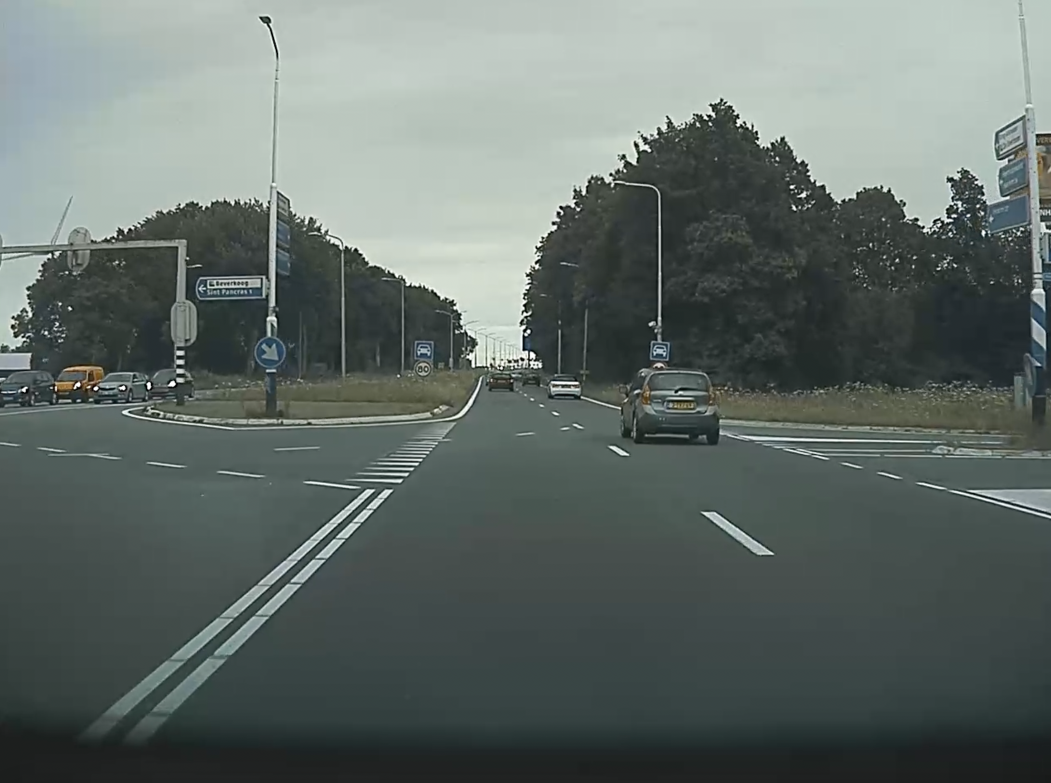
//> input picture images/road1.png, 2102 x 1566 px (shown at 1/2 size)
$ ./image images/road1.png   (built with g++ and OpenCV 4)
//> lines starting //> are read from the running program, lines starting //| are printed output that depends on the picture; after the words box and inside, x2 and y2 are one past the last pixel; in counts of white or black regions, pixels touching at a corner belong together
### src/include/regression.h
/*
 * regression.h
 *
 * Created on: 11 July 2022
 * Author: EtoileScintillante
 */

#ifndef __REGRESSION__
#define __REGRESSION__

#include <vector>
#include <numeric>
#include <opencv2/opencv.hpp>

/**
 * @brief Multiplies two vectors and then calculates the sum of the multiplied values.
 * vector a and b must be the same size.
 * This function helps with the calculation of the cross-deviation and deviation about x.
 *
 * @param A vector<T>
 * @param B vector<T>
 * @see estimateCoefficients
 * @return sum
 */
template <typename T, typename X>
X multiplyAndSum(std::vector<T> A, std::vector<T> B)
{
    X sum;
    std::vector<T> temp;
    for (int i = 0; i < A.size(); i++)
    {
        temp.push_back(A[i]*B[i]);
    }
    sum = std::accumulate(temp.begin(), temp.end(), 0.0);

    return sum;
}

/**
 * @brief Calculates the coefficients (slope and intercept) of the best fitting line
 * given independent and dependent values.
 *
 * @param A vector<T> (independent variables)
 * @param B vector<T> (dependent values)
 * @return vector<X> where first element is the slope (b1), second element is intercept (b0)
 */
template <typename T, typename X>
std::vector< X > estimateCoefficients(std::vector<T> A, std::vector<T> B)
{
    // Sample size
    int N = A.size();

    // Calculate mean of X and Y
    X meanA= std::accumulate(A.begin(), A.end(), 0.0) / A.size();
    X meanB = std::accumulate(B.begin(), B.end(), 0.0) / B.size();

    // Calculating cross-deviation and deviation about x
    X SSxy = multiplyAndSum<T, T>(A, B) - (N * meanA * meanB);
    X SSxx = multiplyAndSum<T, T>(A, A) - (N * meanA * meanA);

    // Calculating regression coefficients
    X slopeB1 = SSxy / SSxx;
    X interceptB0 = meanB - (slopeB1 * meanA);

    // Return vector, insert slope first and then intercept
    std::vector< X > coef;
    coef.push_back(slopeB1);
    coef.push_back(interceptB0);
    return coef;
}

#endif /*__REGRESSION__*/

### src/lane-detection.cpp
#include "lane-detection.h"

Mat applyGrayscale(Mat source)
{
    Mat dst;
    cvtColor(source, dst, COLOR_BGR2GRAY);

    return dst;
}

Mat applyGaussianBlur(Mat source)
{
    Mat dst;
    GaussianBlur(source, dst, Size(3, 3), 0);

    return dst;
}

Mat applyCanny(Mat source)
{
    Mat dst;
    Canny(source, dst, 50, 150);

    return dst;
}

Mat filterColors(Mat source, bool isDayTime)
{
    Mat hsv, whiteMask, whiteImage, yellowMask, yellowImage, whiteYellow;

    // White mask
    std::vector< int > lowerWhite = {130, 130, 130};
    std::vector< int > upperWhite = {255, 255, 255};
    inRange(source, lowerWhite, upperWhite, whiteMask);
    bitwise_and(source, source, whiteImage, whiteMask);

    // Yellow mask
    cvtColor(source, hsv, COLOR_BGR2HSV);
    std::vector< int > lowerYellow = {20, 100, 110};
    std::vector< int > upperYellow = {30, 180, 240};
    inRange(hsv, lowerYellow, upperYellow, yellowMask);
    bitwise_and(source, source, yellowImage, yellowMask);

    // Blend yellow and white together
    addWeighted(whiteImage, 1., yellowImage, 1., 0., whiteYellow);

    // Add gray filter if image is not taken during the day
    if (isDayTime == false)
    {
        // Gray mask
        Mat grayMask, grayImage, grayAndWhite, dst;
        std::vector< int > lowerGray = {80, 80, 80};
        std::vector< int > upperGray = {130, 130, 130};
        inRange(source, lowerGray, upperGray, grayMask);
        bitwise_and(source, source, grayImage, grayMask);

        // Blend gray, yellow and white together and return the result
        addWeighted(grayImage, 1., whiteYellow, 1., 0., dst);
        return dst;
    }

    // Return white and yellow mask if image is taken during the day
    return whiteYellow;
}

Mat RegionOfInterest(Mat source)
{
    /* In an ideal situation, the ROI should only contain the road lanes.
    We want to filter out all the other stuff, including things like arrow road markings.
    We try to achieve that by creating two trapezoid masks: one big trapezoid and a smaller one.
    The smaller one goes inside the bigger one. The pixels in the space between them will be kept and all the other pixels
    will be masked. If it goes well, the space between the two trapezoids contains only the lanes. */

    // Parameters big trapezoid
    float trapezoidBottomWidth = 1.0; // Width of bottom edge of trapezoid, expressed as percentage of image width
    float trapezoidTopWidth = 0.07; // Above comment also applies here, but then for the top edge of trapezoid
    float trapezoidHeight = 0.5; // Height of the trapezoid expressed as percentage of image height

    // Parameters small trapezoid
    float smallBottomWidth = 0.45; // This will be added to trapezoidBottomWidth to create a less wide bottom edge
    float smallTopWidth = 0.3; // We multiply the percentage trapoezoidTopWidth with this parameter to create a less wide top edge
    float smallHeight = 1.0; // Height of the small trapezoid expressed as percentage of height of big trapezoid

    // This parameter will make the trapezoids float just above the bottom edge of the image
    float bar = 0.97;

    // Vector which holds all the points of the two trapezoids
    std::vector<Point> pts;

    // Large trapezoid
    pts.push_back(cv::Point((source.cols * (1 - trapezoidBottomWidth)) / 2, source.rows * bar)); // Bottom left
    pts.push_back(cv::Point((source.cols * (1 - trapezoidTopWidth)) / 2, source.rows - source.rows * trapezoidHeight)); // Top left
    pts.push_back(cv::Point(source.cols - (source.cols * (1 - trapezoidTopWidth) ) / 2, source.rows - source.rows * trapezoidHeight)); // Top right
    pts.push_back(cv::Point(source.cols - (source.cols * (1 - trapezoidBottomWidth)) / 2, source.rows * bar)); // Bottom right

    // Small trapezoid
    pts.push_back(cv::Point((source.cols * (1 - trapezoidBottomWidth + smallBottomWidth)) / 2, source.rows * bar)); // Bottom left
    pts.push_back(cv::Point((source.cols * (1 - trapezoidTopWidth * smallTopWidth)) / 2, source.rows - source.rows * trapezoidHeight * smallHeight)); // Top left
    pts.push_back(cv::Point(source.cols - (source.cols * (1 - trapezoidTopWidth * smallTopWidth)) / 2, source.rows - source.rows * trapezoidHeight * smallHeight)); // Top right
    pts.push_back(cv::Point(source.cols - (source.cols * (1 - trapezoidBottomWidth + smallBottomWidth)) / 2, source.rows * bar)); // Bottom right

    // Create the mask
    Mat mask = Mat::zeros(source.size(), source.type());
    fillPoly(mask, pts, Scalar(255,255,255));

    /* And here we basically put the mask over the source image,
    meaning we return an all black image, except for the part where the mask image
    has nonzero pixels: all the pixels in the space between the two trapezoids */
    Mat maskedImage;
    bitwise_and(source, mask, maskedImage);

    return maskedImage;
}

Mat drawLanes(Mat source, std::vector<Vec4i> lines)
{
    // Stop if there are no lines, just return original image without lines
    if (lines.size() == 0)
    {
        return source;
    }

    // Set drawing lanes to true
    bool drawRightLane = true;
    bool drawLeftLane = true;

    // Find lines with a slope higher than the slope threshold
    float slopeThreshold = 0.5;
    std::vector< float > slopes;
    std::vector< Vec4i > goodLines;

    for (int i = 0; i < lines.size(); i++)
    {
        /* Each line is represented by a 4-element vector (x_1, y_1, x_2, y_2),
        where (x_1,y_1) is the line's starting point and (x_2, y_2) is the ending point */
        Vec4i l = lines[i];
        double slope;

        // Calculate slope
        if (l[2] - l[0] == 0) // Avoid division by zero
        {
            slope = 999; // Basically infinte slope
        }
        else
        {
            slope = (l[3] - l[1]) / (l[2] / l[0]);
        }
        if (abs(slope) > 0.5)
        {
            slopes.push_back(slope);
            goodLines.push_back(l);
        }
    }

    /* Split the good lines into two categories: right and left
    The right lines have a positive slope and the left lines have a negative slope */
    std::vector< Vec4i > rightLines;
    std::vector< Vec4i > leftLines;
    int imgCenter = source.cols / 2;

    for (int i = 0; i < slopes.size(); i++)
    {
        if (slopes[i] > 0 && goodLines[i][0] > imgCenter && goodLines[i][2] > imgCenter)
        {
            rightLines.push_back(goodLines[i]);
        }
        if (slopes[i] < 0 && goodLines[i][0] < imgCenter && goodLines[i][2] < imgCenter)
        {
            leftLines.push_back(goodLines[i]);
        }
    }

    /* Now that we've isolated the right lane lines from the left lane lines,
    it is time to form two lane lines out of all the lines we've detected.
    A line is defined as 2 points: a starting point and an ending point.
    So up to this point the right and left lane basically consist of multiple hough lines.
    Our goal at this step is to use linear regression to find the two best fitting lines:
    one through the points at the left side to form the left lane
    and one through the points at the right side to form the right lane */

    // We start with the right side points
    std::vector< int > rightLinesX;
    std::vector< int > rightLinesY;
    double rightB1, rightB0; // Slope and intercept

    for (int i = 0; i < rightLines.size(); i++)
    {
        rightLinesX.push_back(rightLines[i][0]); // X of starting point of line
        rightLinesX.push_back(rightLines[i][2]); // X of ending point of line
        rightLinesY.push_back(rightLines[i][1]); // Y of starting point of line
        rightLinesY.push_back(rightLines[i][3]); // Y of ending point of line
    }

    if (rightLinesX.size() > 0)
    {
        std::vector< double > coefRight = estimateCoefficients<int, double>(rightLinesX, rightLinesY); // y = b1x + b0
        rightB1 = coefRight[0];
        rightB0 = coefRight[1];
    }
    else
    {
        rightB1 = 1;
        rightB0 = 1;
        drawRightLane = false;
    }

    // Now the points at the left side
    std::vector< int > leftLinesX;
    std::vector< int > leftLinesY;
    double leftB1, leftB0; // Slope and intercept

    for (int i = 0; i < leftLines.size(); i++)
    {
        leftLinesX.push_back(leftLines[i][0]); // X of starting point of line
        leftLinesX.push_back(leftLines[i][2]); // X of ending point of line
        leftLinesY.push_back(leftLines[i][1]); // Y of starting point of line
        leftLinesY.push_back(leftLines[i][3]); // Y of ending point of line
    }

    if (leftLinesX.size() > 0)
    {
        std::vector< double > coefLeft = estimateCoefficients<int, double>(leftLinesX, leftLinesY); // y = b1x + b0
        leftB1 = coefLeft[0];
        leftB0 = coefLeft[1];
    }
    else
    {
        leftB1 = 1;
        leftB0 = 1;
        drawLeftLane = false;
    }

    /* Now we need to find the two points for the right and left lane:
    starting points and ending points */

    int y1 = source.rows; // Y coordinate of starting point of both the left and right lane

    /* 0.5 = trapezoidHeight (see RegionOfInterest), we set the y coordinate of the ending point
    below the trapezoid height (0.4) to draw shorter lanes. I think that looks nicer. */

    int y2 = source.rows * (1 - 0.4); // Y coordinate of ending point of both the left and right lane

    // y = b1x + b0 --> x = (y - b0) / b1
    int rightX1 = (y1 - rightB0) / rightB1; // X coordinate of starting point of right lane
    int rightX2 = (y2 - rightB0) / rightB1; // X coordinate of ending point of right lane

    int leftX1 = (y1 - leftB0) / leftB1; // X coordinate of starting point of left lane
    int leftX2 = (y2 - leftB0) / leftB1; // X coordinate of ending point of left lane

    /* If the ending point of the right lane is on the left side of the left lane (or vice versa),
    return source image without drawings, because this should not be happening in real life. */
    if (rightX2 < leftX2 || leftX2 > rightX2)
    {
        return source;
    }

    // Create the mask
    Mat mask = Mat::zeros(source.size(), source.type());

    // Draw lines and fill poly made up of the four points described above if both bools are true
    Mat dst; // Holds blended image
    if (drawRightLane == true && drawLeftLane == true)
    {
        line(source, Point(rightX1, y1), Point(rightX2, y2), Scalar(255, 0, 0), 7);
        line(source, Point(leftX1, y1), Point(leftX2, y2), Scalar(255, 0, 0), 7);

        Point pts[4] = {
        Point(leftX1, y1), // Starting point left lane
        Point(leftX2, y2), // Ending point left lane
        Point(rightX2, y2), // Ending point right lane
        Point(rightX1, y1) // Starting point right lane
        };

        fillConvexPoly(mask, pts, 4, Scalar(235, 229, 52)); // Color is light blue

        // Blend the mask and source image together
        addWeighted(source, 0.9, mask, 0.3, 0.0, dst);

        // Return blended image
        return dst;
    }

    return source; // Return source if drawing lanes did not happen
}

std::vector<Vec4i> houghLines(Mat canny, Mat source, bool drawHough)
{
    double rho = 2; // Distance resolution in pixels of the Hough grid
    double theta = 1 * M_PI / 180; // Angular resolution in radians of the Hough grid
    int thresh = 15; // Minimum number of votes (intersections in Hough grid cell)
    double minLineLength = 10; // Minimum number of pixels making up a line
    double maxGapLength = 20; // Maximum gap in pixels between connectable line segments

    std::vector<Vec4i> linesP; // Will hold the results of the detection
    HoughLinesP(canny, linesP, rho, theta, thresh, minLineLength, maxGapLength);

    if (drawHough == true)
    {
        for( size_t i = 0; i < linesP.size(); i++ )
        {
            Vec4i l = linesP[i];
            line( source, Point(l[0], l[1]), Point(l[2], l[3]), Scalar(0,0,255), 3, LINE_AA);
        }
        imshow("Hough Lines", source);
        waitKey(0);
    }

    return linesP;
}

bool isDayTime(Mat source)
{
    /* I've noticed that, in general, daytime images/videos require different color
    filters than nighttime images/videos. For example, in darker light it is better
    to add a gray color filter in addition to the white and yellow one */

    Scalar s = mean(source); // Mean pixel values

    /* I chose these cut off values by looking at the mean pixel values of multiple
    daytime and nighttime images */
    if (s[0] < 30 || s[1] < 33 && s[2] < 30)
    {
        return false;
    }

    return true;
}

### image.cpp
/// Use this file with images ///

#include "lane-detection.h"

int main(int argc, char* argv[])
{
    // Load source image
    if (argc != 2) {
        std::cout << "Usage: ./exe path-to-image" << std::endl;
        return 1;
    }
    std::string path = argv[1];
    Mat source = imread(path, 1);
//> source is the input picture: 1566 rows x 2102 cols, CV_8UC3; mean B, G, R 104.6, 108.5, 98.3
    imshow("Source", source);
    waitKey(0);

    // Determine if image is taken during the day or not
    bool dayTime = isDayTime(source);
//> in isDayTime, `Scalar s = mean(source);`: s = Scalar(104.6, 108.5, 98.28)
//> dayTime = true

    // Show source with mask
    Mat maskedS = RegionOfInterest(source);
//> in RegionOfInterest, `fillPoly(mask, pts, Scalar(255,255,255));`:
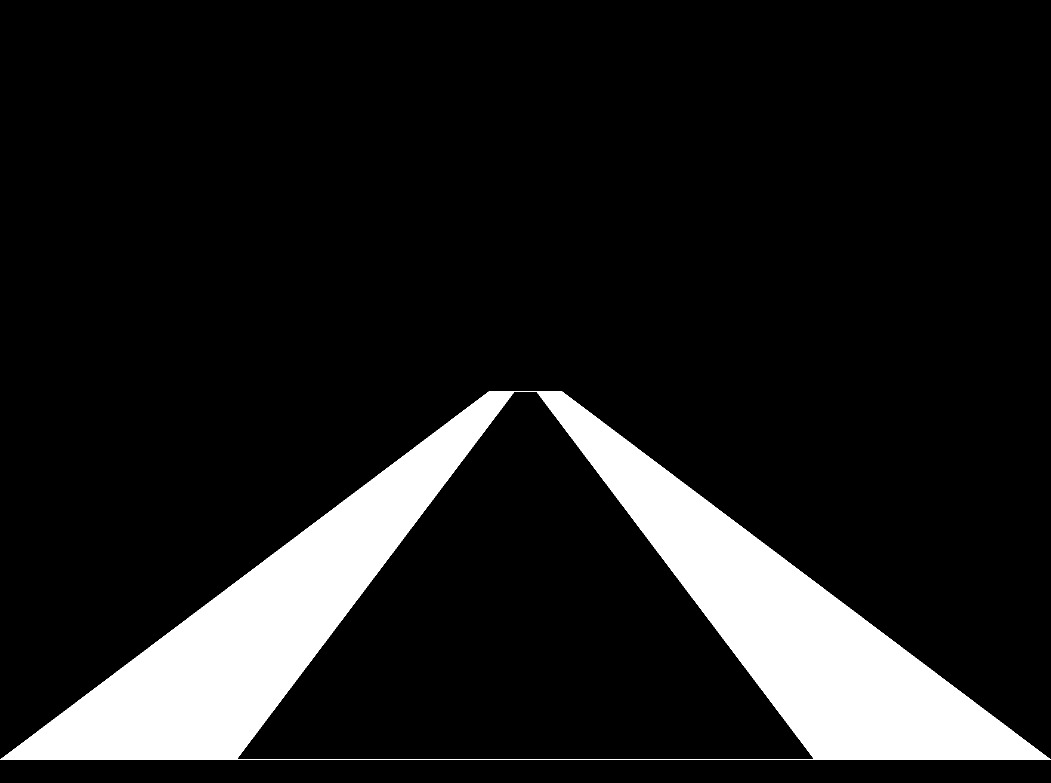
//> mask: 1566 rows x 2102 cols, CV_8UC3 (shown at 1/2 size); 11.8% white; 1 white region, box (x1, y1, x2, y2) and area: (0, 783, 2102, 1520) 388366
    imshow("Region of Interest on source", maskedS);
    waitKey(0);

    // Filter colors
    Mat filteredIMG = filterColors(source.clone(), dayTime);
//> in filterColors, `inRange(source, lowerWhite, upperWhite, whiteMask);`:
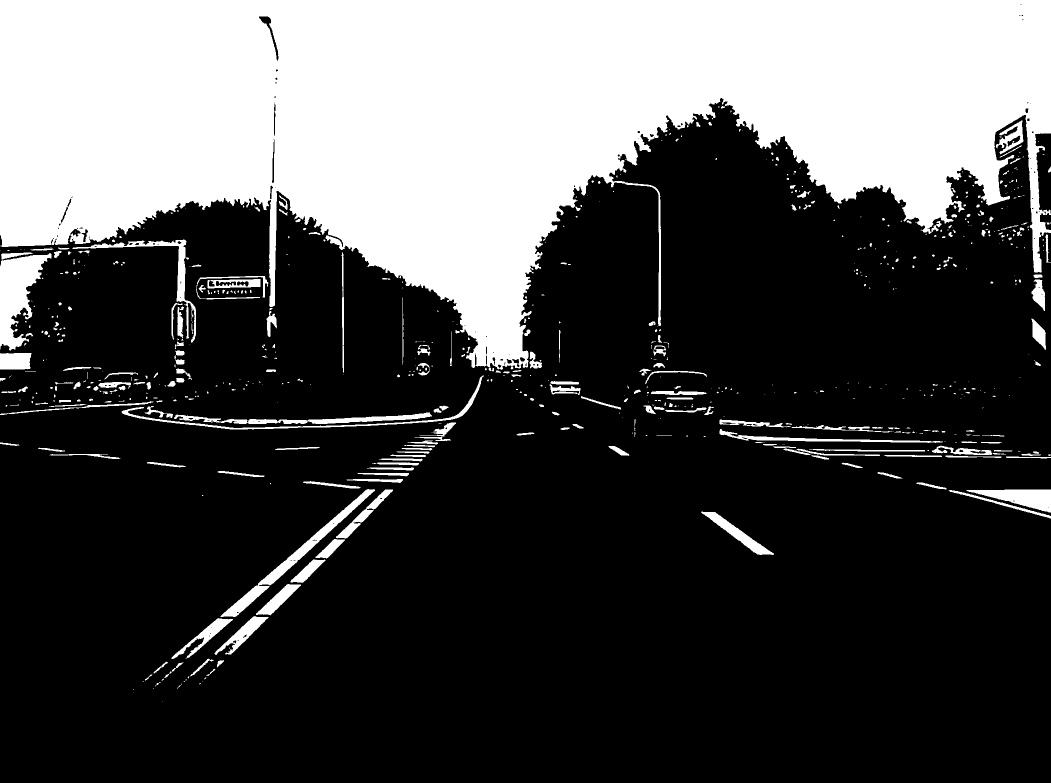
//> whiteMask: 1566 rows x 2102 cols, CV_8UC1 (shown at 1/2 size); 29.9% white; 707 white regions (441 under 20 px), largest, box (x1, y1, x2, y2) and area: (0, 0, 2102, 743) 894793, (0, 506, 103, 702) 10120, (441, 978, 750, 1234) 6541
//> in filterColors, `bitwise_and(source, source, whiteImage, whiteMask);`:
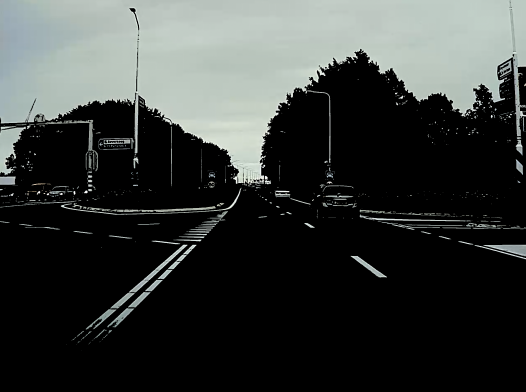
//> whiteImage: 1566 rows x 2102 cols, CV_8UC3 (shown at 1/4 size); mean B, G, R 56.8, 58.7, 55.2
    imshow("Color filtering", filteredIMG);
    waitKey(0);
    //imwrite("colorFilter.png", filteredIMG);

    // Apply grayscale
    Mat gray = applyGrayscale(filteredIMG);

    // Blur image
    Mat gBlur = applyGaussianBlur(gray);
    imshow("Grayscale and blur", gBlur);
    //imwrite("grayBlur.png", gBlur);

    // Detect edges
    Mat edges = applyCanny(gray);
    imshow("Canny edge detection", edges);
    waitKey(0);
    //imwrite("canny.png", edges);

    // Apply mask on canny
    Mat maskedIMG = RegionOfInterest(edges);
//> in RegionOfInterest (call 2), `bitwise_and(source, mask, maskedImage);`:
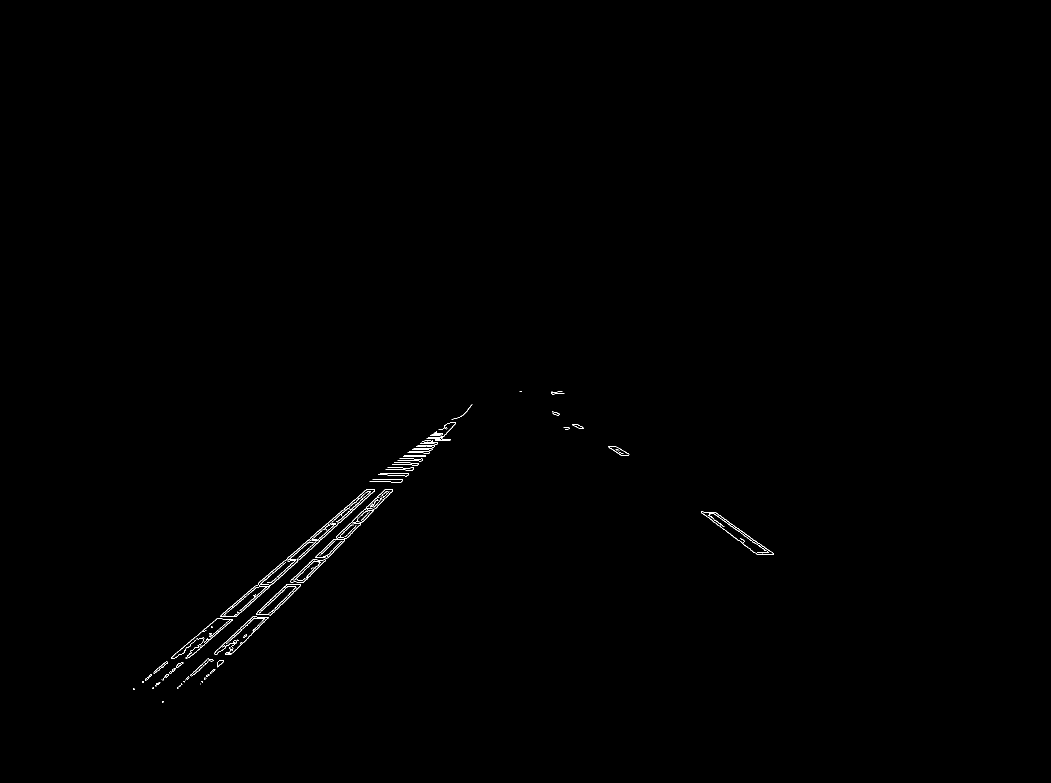
//> maskedImage: 1566 rows x 2102 cols, CV_8UC1 (shown at 1/2 size); 0.25% white in thin lines or dots, all inside (x1, y1, x2, y2) = (266, 783, 1548, 1405)
    imshow("Region of Interest on canny", maskedIMG);
    waitKey(0);
    //imwrite("maskedCanny.png", maskedIMG);

    // Detect lines and draw lanes if possible
    std::vector<Vec4i> linesP = houghLines(maskedIMG, source.clone(), false);
//> in houghLines, `HoughLinesP(canny, linesP, rho, theta, thresh, minLineLength, maxGapLe..`: linesP = 272 lines (x1, y1, x2, y2), first 8: [306, 1377, 375, 1315], [766, 958, 912, 836], [466, 1305, 666, 1105], [379, 1284, 542, 1143], [434, 1267, 637, 1084], [582, 1127, 650, 1067], [659, 1091, 887, 878], [714, 1047, 779, 988]
//> (the rest of the program and of its run is left out)
